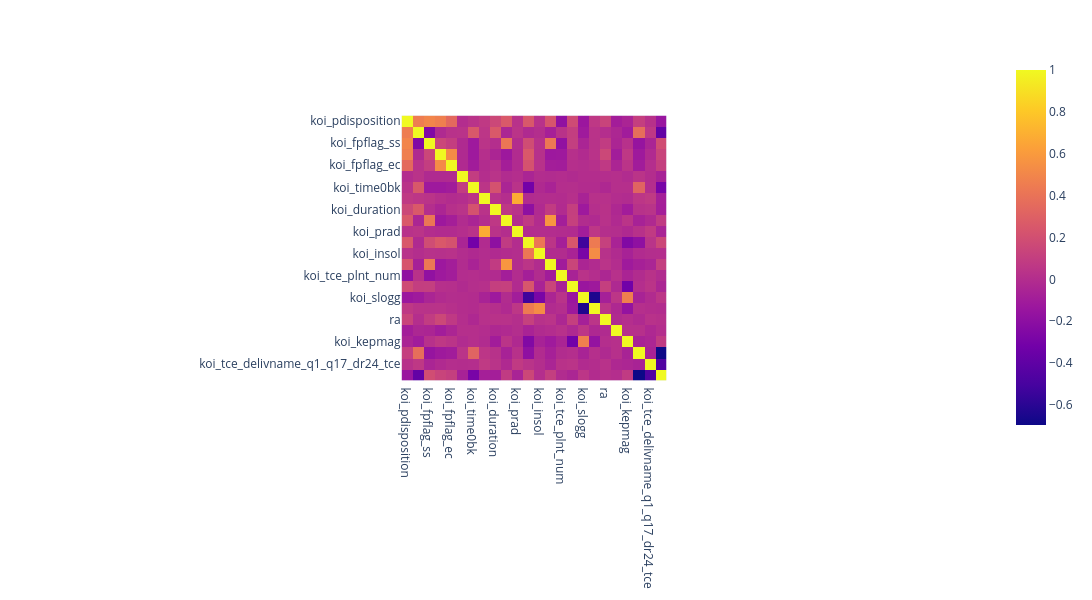

The notebook cell this image was saved under:
### Code cell
fig_corrMatrix = px.imshow(keplerCorrMatrix, width=1200, height=600)
fig_corrMatrix.update_yaxes(automargin=True)
fig_corrMatrix.show()

### Figure 1 — Plotly figure (JSON) as saved in the notebook; plotly's stock layout.template omitted (floating-point values rounded to 4 significant figures; data arrays with more than 128 entries replaced by an {"elided": "..."} marker saying what was removed)
{"data": [{"coloraxis": "coloraxis", "hovertemplate": "x: %{x}<br>y: %{y}<br>color: %{z}<extra></extra>", "type": "heatmap", "x": ["koi_pdisposition", "koi_fpflag_nt", "koi_fpflag_ss", "koi_fpflag_co", "koi_fpflag_ec", "koi_period", "koi_time0bk", "koi_impact", "koi_duration", "koi_depth", "koi_prad", "koi_teq", "koi_insol", "koi_model_snr", "koi_tce_plnt_num", "koi_steff", "koi_slogg", "koi_srad", "ra", "dec", "koi_kepmag", "koi_tce_delivname_q1_q16_tce", "koi_tce_delivname_q1_q17_dr24_tce", "koi_tce_delivname_q1_q17_dr25_tce"], "y": ["koi_pdisposition", "koi_fpflag_nt", "koi_fpflag_ss", "koi_fpflag_co", "koi_fpflag_ec", "koi_period", "koi_time0bk", "koi_impact", "koi_duration", "koi_depth", "koi_prad", "koi_teq", "koi_insol", "koi_model_snr", "koi_tce_plnt_num", "koi_steff", "koi_slogg", "koi_srad", "ra", "dec", "koi_kepmag", "koi_tce_delivname_q1_q16_tce", "koi_tce_delivname_q1_q17_dr24_tce", "koi_tce_delivname_q1_q17_dr25_tce"], "z": {"elided": "24x24 float values"}}], "layout": {"coloraxis": {"colorscale": [[0, "#0d0887"], [0.1111, "#46039f"], [0.2222, "#7201a8"], [0.3333, "#9c179e"], [0.4444, "#bd3786"], [0.5556, "#d8576b"], [0.6667, "#ed7953"], [0.7778, "#fb9f3a"], [0.8889, "#fdca26"], [1, "#f0f921"]]}, "height": 600, "margin": {"t": 60}, "width": 1200, "xaxis": {"autorange": true, "constrain": "domain", "domain": [0.3542, 0.6458], "range": [-0.5, 23.5], "scaleanchor": "y", "type": "category"}, "yaxis": {"automargin": true, "autorange": true, "constrain": "domain", "domain": [0, 1], "range": [23.5, -0.5], "type": "category"}}}
